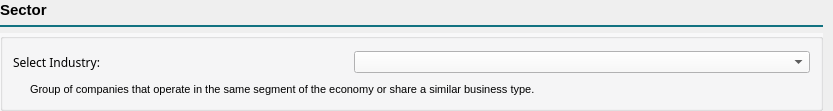
              <widget class="QFrame" name="frame_9">
               <property name="frameShape">
                <enum>QFrame::NoFrame</enum>
               </property>
               <property name="frameShadow">
                <enum>QFrame::Raised</enum>
               </property>
               <layout class="QVBoxLayout" name="verticalLayout_8" stretch="0,0,1">
                <property name="spacing">
                 <number>5</number>
                </property>
                <property name="leftMargin">
                 <number>0</number>
                </property>
                <property name="topMargin">
                 <number>0</number>
                </property>
                <property name="rightMargin">
                 <number>10</number>
                </property>
                <property name="bottomMargin">
                 <number>0</number>
                </property>
                <item>
                 <widget class="QFrame" name="frame_10">
                  <property name="frameShape">
                   <enum>QFrame::NoFrame</enum>
                  </property>
                  <property name="frameShadow">
                   <enum>QFrame::Raised</enum>
                  </property>
                  <layout class="QHBoxLayout" name="horizontalLayout_9">
                   <property name="spacing">
                    <number>6</number>
                   </property>
                   <property name="leftMargin">
                    <number>0</number>
                   </property>
                   <property name="topMargin">
                    <number>0</number>
                   </property>
                   <property name="rightMargin">
                    <number>0</number>
                   </property>
                   <property name="bottomMargin">
                    <number>0</number>
                   </property>
                   <item>
                    <widget class="QLabel" name="label_7">
                     <property name="font">
                      <font>
                       <family>Yu Gothic UI</family>
                       <pointsize>11</pointsize>
                       <weight>75</weight>
                       <bold>true</bold>
                      </font>
                     </property>
                     <property name="text">
                      <string>Sector</string>
                     </property>
                     <property name="scaledContents">
                      <bool>true</bool>
                     </property>
                     <property name="alignment">
                      <set>Qt::AlignLeading|Qt::AlignLeft|Qt::AlignVCenter</set>
                     </property>
                    </widget>
                   </item>
                   <item>
                    <spacer name="horizontalSpacer_6">
                     <property name="orientation">
                      <enum>Qt::Horizontal</enum>
                     </property>
                     <property name="sizeHint" stdset="0">
                      <size>
                       <width>776</width>
                       <height>20</height>
                      </size>
                     </property>
                    </spacer>
                   </item>
                  </layout>
                 </widget>
                </item>
                <item>
                 <widget class="Line" name="line_3">
                  <property name="styleSheet">
                   <string notr="true">color:rgb(18, 114, 129)</string>
                  </property>
                  <property name="frameShadow">
                   <enum>QFrame::Plain</enum>
                  </property>
                  <property name="lineWidth">
                   <number>2</number>
                  </property>
                  <property name="orientation">
                   <enum>Qt::Horizontal</enum>
                  </property>
                 </widget>
                </item>
                <item>
                 <widget class="QGroupBox" name="groupBox_11">
                  <property name="autoFillBackground">
                   <bool>false</bool>
                  </property>
                  <property name="styleSheet">
                   <string notr="true">background-color:rgb(248, 248, 249)</string>
                  </property>
                  <layout class="QVBoxLayout" name="verticalLayout_17">
                   <property name="spacing">
                    <number>10</number>
                   </property>
                   <property name="leftMargin">
                    <number>10</number>
                   </property>
                   <property name="topMargin">
                    <number>12</number>
                   </property>
                   <property name="rightMargin">
                    <number>10</number>
                   </property>
                   <property name="bottomMargin">
                    <number>12</number>
                   </property>
                   <item>
                    <layout class="QFormLayout" name="formLayout_2">
                     <property name="horizontalSpacing">
                      <number>250</number>
                     </property>
                     <property name="verticalSpacing">
                      <number>15</number>
                     </property>
                     <property name="leftMargin">
                      <number>0</number>
                     </property>
                     <item row="0" column="1">
                      <widget class="QComboBox" name="sectorComboBox">
                       <property name="font">
                        <font>
                         <family>Yu Gothic UI</family>
                         <pointsize>9</pointsize>
                         <weight>50</weight>
                         <bold>false</bold>
                        </font>
                       </property>
                       <property name="cursor">
                        <cursorShape>PointingHandCursor</cursorShape>
                       </property>
                       <property name="autoFillBackground">
                        <bool>false</bool>
                       </property>
                       <property name="editable">
                        <bool>false</bool>
                       </property>
                       <property name="currentText">
                        <string/>
                       </property>
                       <property name="currentIndex">
                        <number>-1</number>
                       </property>
                       <property name="frame">
                        <bool>true</bool>
                       </property>
                       <item>
                        <property name="text">
                         <string>Select...</string>
                        </property>
                       </item>
                      </widget>
                     </item>
                     <item row="0" column="0">
                      <widget class="QLabel" name="sectorLabel">
                       <property name="font">
                        <font>
                         <family>Yu Gothic UI Semibold</family>
                         <pointsize>9</pointsize>
                         <weight>50</weight>
                         <bold>false</bold>
                        </font>
                       </property>
                       <property name="styleSheet">
                        <string notr="true">background-color:transparent</string>
                       </property>
                       <property name="text">
                        <string>Select Industry: </string>
                       </property>
                      </widget>
                     </item>
                    </layout>
                   </item>
                   <item>
                    <widget class="QFrame" name="frame_17">
                     <property name="font">
                      <font>
                       <family>Segoe UI</family>
                       <stylestrategy>PreferAntialias</stylestrategy>
                      </font>
                     </property>
                     <property name="styleSheet">
                      <string notr="true">background-color:transparent</string>
                     </property>
                     <property name="frameShape">
                      <enum>QFrame::NoFrame</enum>
                     </property>
                     <property name="frameShadow">
                      <enum>QFrame::Raised</enum>
                     </property>
                     <layout class="QHBoxLayout" name="horizontalLayout_17" stretch="0,1">
                      <property name="leftMargin">
                       <number>5</number>
                      </property>
                      <property name="topMargin">
                       <number>0</number>
                      </property>
                      <property name="bottomMargin">
                       <number>0</number>
                      </property>
                      <item>
                       <widget class="QLabel" name="label_11">
                        <property name="maximumSize">
                         <size>
                          <width>30</width>
                          <height>30</height>
                         </size>
                        </property>
                        <property name="font">
                         <font>
                          <family>Segoe UI</family>
                          <pointsize>8</pointsize>
                          <stylestrategy>PreferDefault</stylestrategy>
                          <kerning>true</kerning>
                         </font>
                        </property>
                        <property name="text">
                         <string/>
                        </property>
                        <property name="pixmap">
                         <pixmap>../Images/info-a.png</pixmap>
                        </property>
                        <property name="scaledContents">
                         <bool>true</bool>
                        </property>
                       </widget>
                      </item>
                      <item>
                       <widget class="QLabel" name="label_15">
                        <property name="font">
                         <font>
                          <family>Segoe UI</family>
                          <pointsize>8</pointsize>
                          <stylestrategy>PreferDefault</stylestrategy>
                          <kerning>true</kerning>
                         </font>
                        </property>
                        <property name="styleSheet">
                         <string notr="true">background-color:transparent</string>
                        </property>
                        <property name="text">
                         <string>Group of companies that operate in the same segment of the economy or share a similar business type.</string>
                        </property>
                       </widget>
                      </item>
                     </layout>
                    </widget>
                   </item>
                  </layout>
                 </widget>
                </item>
               </layout>
              </widget>
